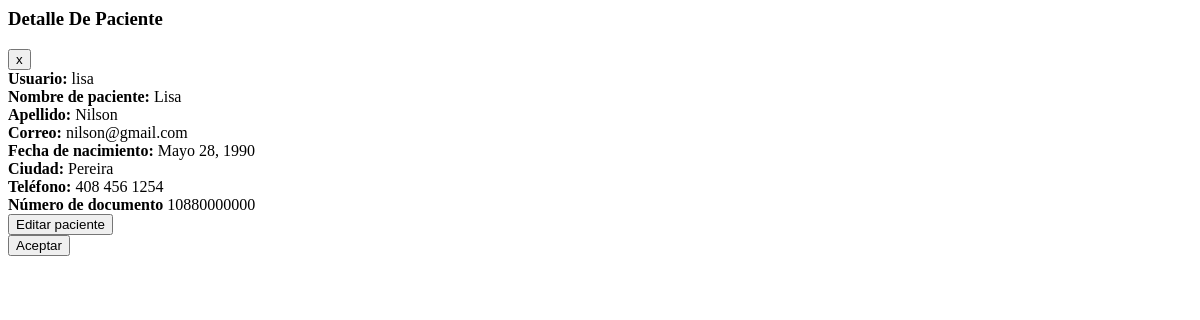
Page /users/detail_patient/5 on the earlier database version.
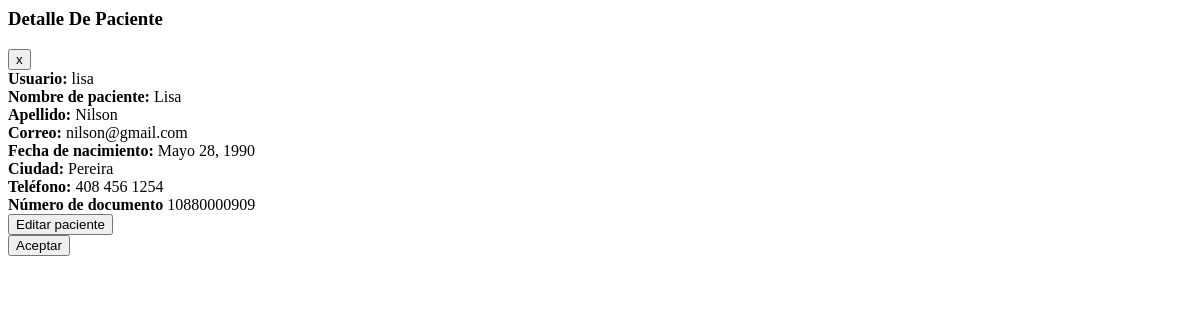
Same page on the later database version.
### apps/users/models.py (models this page shows, shortened)
class Users(AbstractUser):
    document = models.CharField(blank=True, null=True,max_length=40)
    born_date = models.DateField(blank=True, null=True)
    phone = models.CharField(max_length=20, blank=True, null=True)
    address = models.CharField(max_length=100, blank=True, null=True)
    city = models.CharField(blank=True, null=True,max_length=30)
    group = models.ForeignKey(Group, null=True)
    class Meta:
        db_table = 'users'

### apps/users/views.py (the view)
# urls.py: url(r'^detail_patient/(?P<pk>\d+)$', DetailPatient.as_view(), name="detail_patient"),
class DetailPatient(DetailView):
    model = Users
    template_name = 'users/detail_patient.html'

### templates/users/detail_patient.html (shortened to what this page needs)
<div class="modal-dialog modal-lg">
        <div class="modal-content">
                <div class="modal-header">
                        <h3>Detalle De Paciente</h3>
                        <button type="button" class="close" data-dismiss="modal">x</button>
                </div>
                <div class="modal-body">
                <div class="row">
                        <div class="col-lg-9 col-xs-9 col-sm-9 col-md-9" align="left">
                                <b>Usuario:</b>
                                {% if object.username %}
                                    {{ object.username }}</br>
                                  {% else %}
                                    No definido</br>
                                {% endif %}
                                <b>Nombre de paciente:</b>
                                {% if object.first_name %}
                                    {{ object.first_name }}</br>
                                  {% else %}
                                    No definido</br>
                                {% endif %}
                                <b>Apellido:</b>
                                {% if object.last_name %}
                                    {{ object.last_name }}</br>
                                  {% else %}
                                    No definido</br>
                                {% endif %}
                                <b>Correo:</b>
                                {% if object.email %}
                                    {{ object.email }}</br>
                                  {% else %}
                                    No definido</br>
                                {% endif %}
                                <b>Fecha de nacimiento:</b>
                                {% if object.born_date %}
                                    {{ object.born_date }}</br>
                                  {% else %}
                                    No definido</br>
                                {% endif %}
                                <b>Ciudad:</b>
                                {% if object.city %}
                                    {{ object.city }}</br>
                                  {% else %}
                                    No definido</br>
                                {% endif %}
                                <b>Teléfono:</b>
                                {% if object.phone %}
                                    {{ object.phone }}</br>
                                  {% else %}
                                    No definido</br>
                                {% endif %}
                                <b>Número de documento</b>
                                {% if object.document %}
                                    {{ object.document }}</br>
                                  {% else %}
                                    No definido</br>
                                {% endif %}
                        </div>
                  </div>
                </div>
                <div class="modal-footer">
                		<div class="col-lg-4 text-left">
                                <button type="button" class="btn btn-primary" onclick="return abrir_modal('{% url 'edit_patient' object.id %}')" >
                                        Editar paciente
                                </button>
                        </div>
                        <div class="col-lg-4 text-right">
                                <button type="button" class="btn btn-primary" onclick="return cerrar_modal()">
                                        Aceptar
                                </button>
                        </div>
                </div>
        </div>
</div>

Differences in the rows shown:
changed Users "lisa": document "10880000000" → "10880000909"
